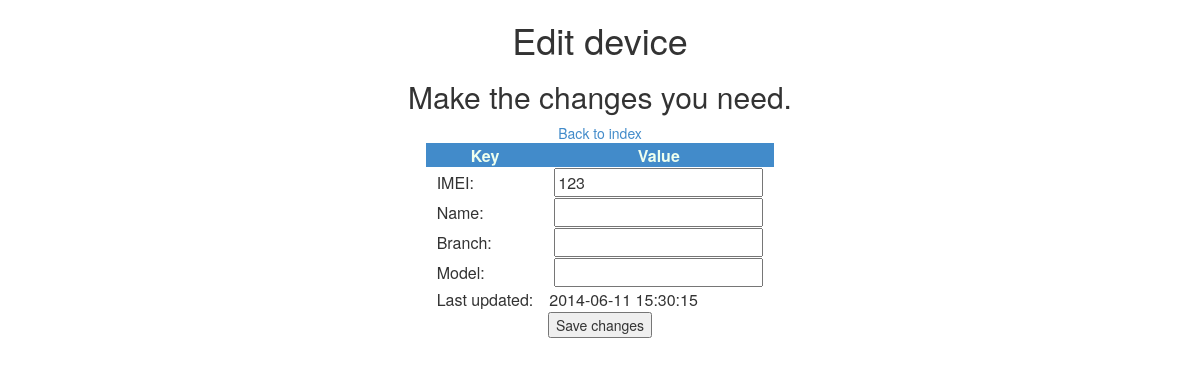
/admin/devices/edit.php?imei=123, run on an earlier commit of the app's database.
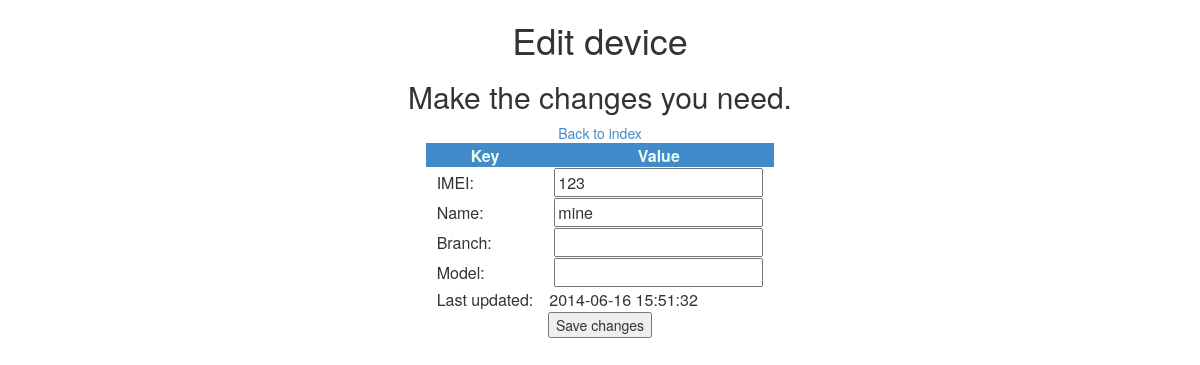
And on a later commit of the database.
### tables this page shows
CREATE TABLE `devices` (
  `id_device` int(11) NOT NULL AUTO_INCREMENT,
  `name` varchar(45) DEFAULT NULL,
  `imei` varchar(30) DEFAULT NULL,
  `modelo` varchar(45) DEFAULT NULL,
  `marca` varchar(45) DEFAULT NULL,
  `last_use` timestamp NULL DEFAULT CURRENT_TIMESTAMP,
  PRIMARY KEY (`id_device`),
  UNIQUE KEY `iddevices_UNIQUE` (`id_device`),
  UNIQUE KEY `imei_UNIQUE` (`imei`)
);

### admin/devices/edit.php (the view, shortened to what this page needs)
<?php
include '../../db_info.php';
$link = mysqli_connect($hst, $usrnm, $psswrd, $schm) or die("Error " . mysqli_error($link));
$imei = filter_input(INPUT_GET, "imei");
$query_device = "SELECT * FROM devices d WHERE d.imei = " . $imei;
$device_result = $link->query($query_device);
$row_dev = mysqli_fetch_array($device_result);
?>
<html>
    <head>
        <?php include '../../template/_head.php' ?>
        <link rel="stylesheet" type="text/css" href="../css/admin.css">
    </head>
    <body>
    <center>
        <h1>Edit device</h1>
        <h2>Make the changes you need.</h2>
        <a href="/mobile/admin/" >Back to index</a>
        <table class="stylish" >
            <thead>
                <tr>
                    <th>Key</th>
                    <th>Value</th>
                </tr>
            </thead>
            <tbody>
                <tr>
                    <td>IMEI:</td>
                    <td><input type="numeber" value = "<?php echo $row_dev["imei"] ?>"</td>
                </tr>
                <tr>
                    <td>Name:</td>
                    <td><input type="text" value = "<?php echo $row_dev["name"] ?>"></td>
                </tr>
                <tr>
                    <td>Branch:</td>
                    <td><input type="text" value = "<?php echo $row_dev["marca"] ?>"></td>
                </tr>
                <tr>
                    <td>Model:</td>
                    <td><input type="text" value = "<?php echo $row_dev["modelo"] ?>"></td>
                </tr>
                <tr>
                    <td>Last updated:</td>
                    <td style="padding-left: 5px;"><?php echo $row_dev["last_use"] ?></td>
                </tr>
            </tbody>
        </table>
        <button type="button" onclick="if(confirm('Are you sure you want to continue')){
            console.log('preparing to save changes');
        }else{
            console.log('edit process cancelled by user');
        };" >Save changes</button>
    </center>
</body>
</html>

What changed in the data, as far as the page shows it:
changed devices: name (not shown) → "mine"; last_use "2014-06-11 15:30:15" → "2014-06-16 15:51:32"
